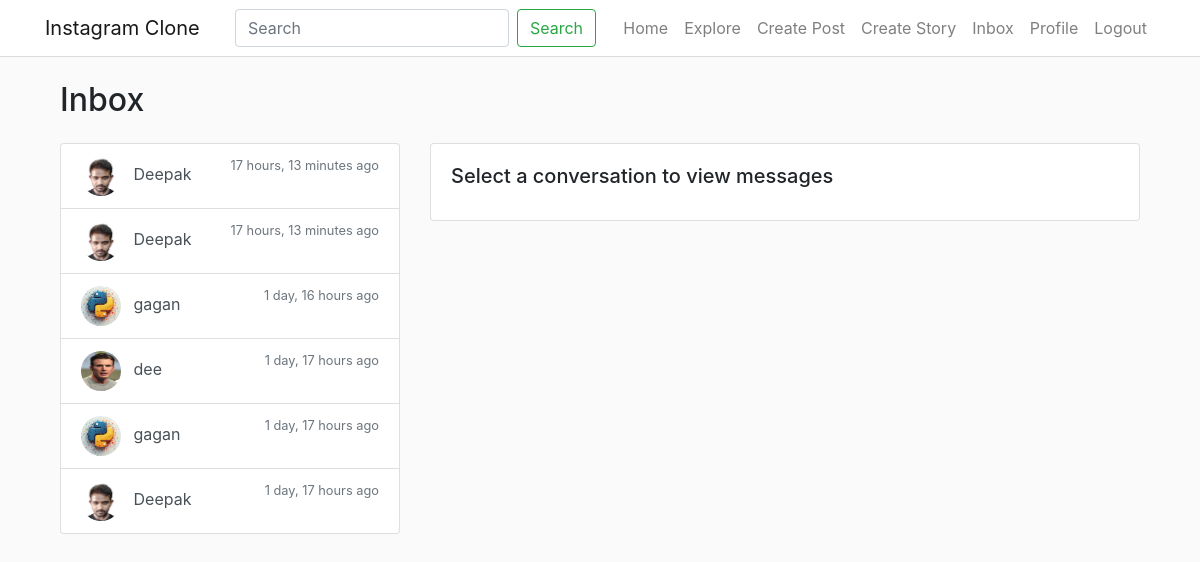
Screenshot of /inbox/ (signed in) with the database file from the repository.
### app1/models.py (models this page shows, shortened)
class CustomUser(AbstractUser):
    bio = models.TextField(max_length=500, blank=True)
    location = models.CharField(max_length=30, blank=True)
    birth_date = models.DateField(null=True, blank=True)
    profile_picture = models.ImageField(upload_to='profile_pics/', null=True, blank=True)
    website = models.URLField(max_length=200, blank=True)
    followers = models.ManyToManyField('self', symmetrical=False, related_name='following', blank=True)

class Conversation(models.Model):
    participants = models.ManyToManyField(CustomUser, related_name='conversations')
    created_at = models.DateTimeField(auto_now_add=True)
    updated_at = models.DateTimeField(auto_now=True)

### app1/views.py (the view)
# urls.py: path('inbox/', inbox, name='inbox'),
@login_required
def inbox(request):
    conversations = request.user.conversations.all().order_by('-updated_at')
    return render(request, 'inbox.html', {'conversations': conversations})

### app1/templates/inbox.html (shortened to what this page needs)
{% extends 'base.html' %}
{% load static %}
{% block content %}
<div class="container mt-4">
    <h2 class="mb-4">Inbox</h2>
    <div class="row">
        <div class="col-md-4">
            <div class="list-group">
                {% for conversation in conversations %}
                    <a href="{% url 'conversation' conversation.id %}" class="list-group-item list-group-item-action">
                        {% for participant in conversation.participants.all %}
                            {% if participant != request.user %}
                                <img src="{{ participant.profile_picture.url|default:'/static/default_avatar.png' }}" alt="{{ participant.username }}" class="rounded-circle mr-2" style="width: 40px; height: 40px;">
                                {{ participant.username }}
                            {% endif %}
                        {% endfor %}
                        <small class="text-muted float-right">{{ conversation.updated_at|timesince }} ago</small>
                    </a>
                {% empty %}
                    <p class="text-muted">No conversations yet.</p>
                {% endfor %}
            </div>
        </div>
        <div class="col-md-8">
            <div class="card">
                <div class="card-body">
                    <h5 class="card-title">Select a conversation to view messages</h5>
                </div>
            </div>
        </div>
    </div>
</div>
{% endblock %}

### app1/templates/base.html (style rules this page uses)
body { background-color: #fafafa; }

### rows the page displays
Conversation: updated_at "17 hours, 13 minutes"
CustomUser: profile_picture (picture), username "Deepak"
Conversation: updated_at "17 hours, 13 minutes"
Conversation: updated_at "1 day, 16 hours"
CustomUser: profile_picture (picture), username "gagan"
Conversation: updated_at "1 day, 17 hours"
CustomUser: profile_picture (picture), username "dee"
Conversation: updated_at "1 day, 17 hours"
Conversation: updated_at "1 day, 17 hours"
